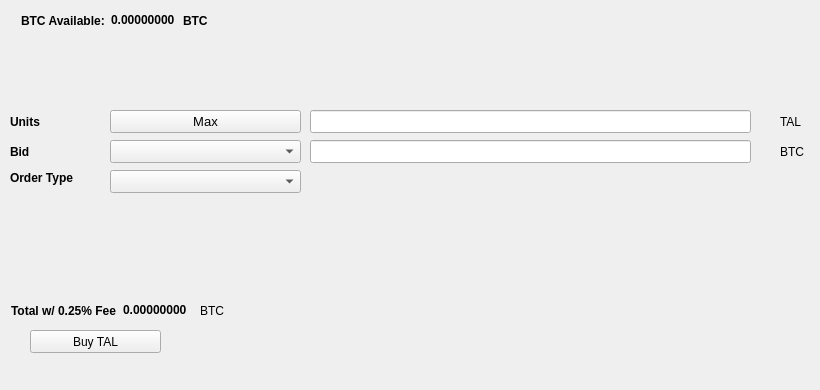
   <widget class="QWidget" name="BuyTab">
    <attribute name="title">
     <string>Buy</string>
    </attribute>
    <widget class="QPushButton" name="BuyTAL">
     <property name="geometry">
      <rect>
       <x>30</x>
       <y>330</y>
       <width>131</width>
       <height>23</height>
      </rect>
     </property>
     <property name="text">
      <string>Buy TAL</string>
     </property>
     <property name="icon">
      <iconset resource="../tal.qrc">
       <normaloff>:/icons/bitcoin</normaloff>:/icons/bitcoin</iconset>
     </property>
    </widget>
    <widget class="QLabel" name="label_3">
     <property name="geometry">
      <rect>
       <x>10</x>
       <y>110</y>
       <width>46</width>
       <height>23</height>
      </rect>
     </property>
     <property name="font">
      <font>
       <weight>75</weight>
       <bold>true</bold>
      </font>
     </property>
     <property name="text">
      <string>Units</string>
     </property>
    </widget>
    <widget class="QLineEdit" name="UnitsInput">
     <property name="geometry">
      <rect>
       <x>310</x>
       <y>110</y>
       <width>441</width>
       <height>23</height>
      </rect>
     </property>
     <property name="font">
      <font>
       <pointsize>9</pointsize>
       <weight>75</weight>
       <bold>true</bold>
      </font>
     </property>
    </widget>
    <widget class="QLineEdit" name="BuyBidPriceEdit">
     <property name="geometry">
      <rect>
       <x>310</x>
       <y>140</y>
       <width>441</width>
       <height>23</height>
      </rect>
     </property>
     <property name="font">
      <font>
       <pointsize>9</pointsize>
       <weight>75</weight>
       <bold>true</bold>
      </font>
     </property>
    </widget>
    <widget class="QLabel" name="label_4">
     <property name="geometry">
      <rect>
       <x>780</x>
       <y>110</y>
       <width>31</width>
       <height>23</height>
      </rect>
     </property>
     <property name="text">
      <string>TAL</string>
     </property>
    </widget>
    <widget class="QLabel" name="label_5">
     <property name="geometry">
      <rect>
       <x>780</x>
       <y>140</y>
       <width>31</width>
       <height>23</height>
      </rect>
     </property>
     <property name="text">
      <string>BTC</string>
     </property>
    </widget>
    <widget class="QLabel" name="label_6">
     <property name="geometry">
      <rect>
       <x>10</x>
       <y>140</y>
       <width>46</width>
       <height>23</height>
      </rect>
     </property>
     <property name="font">
      <font>
       <weight>75</weight>
       <bold>true</bold>
      </font>
     </property>
     <property name="text">
      <string>Bid</string>
     </property>
    </widget>
    <widget class="QLabel" name="label_7">
     <property name="geometry">
      <rect>
       <x>10</x>
       <y>170</y>
       <width>91</width>
       <height>16</height>
      </rect>
     </property>
     <property name="font">
      <font>
       <weight>75</weight>
       <bold>true</bold>
      </font>
     </property>
     <property name="text">
      <string>Order Type</string>
     </property>
    </widget>
    <widget class="QPushButton" name="Buy_Max_Amount">
     <property name="geometry">
      <rect>
       <x>110</x>
       <y>110</y>
       <width>191</width>
       <height>23</height>
      </rect>
     </property>
     <property name="font">
      <font>
       <pointsize>10</pointsize>
      </font>
     </property>
     <property name="text">
      <string>Max</string>
     </property>
    </widget>
    <widget class="QComboBox" name="BuyBidcomboBox">
     <property name="geometry">
      <rect>
       <x>110</x>
       <y>140</y>
       <width>191</width>
       <height>23</height>
      </rect>
     </property>
     <property name="font">
      <font>
       <pointsize>10</pointsize>
      </font>
     </property>
    </widget>
    <widget class="QComboBox" name="buyOrdertypeCombo">
     <property name="geometry">
      <rect>
       <x>110</x>
       <y>170</y>
       <width>191</width>
       <height>23</height>
      </rect>
     </property>
     <property name="font">
      <font>
       <pointsize>10</pointsize>
      </font>
     </property>
    </widget>
    <widget class="QWidget" name="layoutWidget1">
     <property name="geometry">
      <rect>
       <x>21</x>
       <y>11</y>
       <width>227</width>
       <height>19</height>
      </rect>
     </property>
     <layout class="QHBoxLayout" name="horizontalLayout_3">
      <item>
       <widget class="QLabel" name="label232">
        <property name="font">
         <font>
          <weight>75</weight>
          <bold>true</bold>
         </font>
        </property>
        <property name="text">
         <string>BTC Available:</string>
        </property>
       </widget>
      </item>
      <item>
       <widget class="QLabel" name="BtcAvailableLbl">
        <property name="palette">
         <palette>
          <active>
           <colorrole role="WindowText">
            <brush brushstyle="SolidPattern">
             <color alpha="255">
              <red>0</red>
              <green>0</green>
              <blue>0</blue>
             </color>
            </brush>
           </colorrole>
           <colorrole role="Button">
            <brush brushstyle="SolidPattern">
             <color alpha="255">
              <red>0</red>
              <green>170</green>
              <blue>0</blue>
             </color>
            </brush>
           </colorrole>
           <colorrole role="Light">
            <brush brushstyle="SolidPattern">
             <color alpha="255">
              <red>0</red>
              <green>255</green>
              <blue>0</blue>
             </color>
            </brush>
           </colorrole>
           <colorrole role="Midlight">
            <brush brushstyle="SolidPattern">
             <color alpha="255">
              <red>0</red>
              <green>212</green>
              <blue>0</blue>
             </color>
            </brush>
           </colorrole>
           <colorrole role="Dark">
            <brush brushstyle="SolidPattern">
             <color alpha="255">
              <red>0</red>
              <green>85</green>
              <blue>0</blue>
             </color>
            </brush>
           </colorrole>
           <colorrole role="Mid">
            <brush brushstyle="SolidPattern">
             <color alpha="255">
              <red>0</red>
              <green>113</green>
              <blue>0</blue>
             </color>
            </brush>
           </colorrole>
           <colorrole role="Text">
            <brush brushstyle="SolidPattern">
             <color alpha="255">
              <red>0</red>
              <green>170</green>
              <blue>0</blue>
             </color>
            </brush>
           </colorrole>
           <colorrole role="BrightText">
            <brush brushstyle="SolidPattern">
             <color alpha="255">
              <red>255</red>
              <green>255</green>
              <blue>255</blue>
             </color>
            </brush>
           </colorrole>
           <colorrole role="ButtonText">
            <brush brushstyle="SolidPattern">
             <color alpha="255">
              <red>0</red>
              <green>0</green>
              <blue>0</blue>
             </color>
            </brush>
           </colorrole>
           <colorrole role="Base">
            <brush brushstyle="SolidPattern">
             <color alpha="255">
              <red>255</red>
              <green>255</green>
              <blue>255</blue>
             </color>
            </brush>
           </colorrole>
           <colorrole role="Window">
            <brush brushstyle="SolidPattern">
             <color alpha="255">
              <red>0</red>
              <green>170</green>
              <blue>0</blue>
             </color>
            </brush>
           </colorrole>
           <colorrole role="Shadow">
            <brush brushstyle="SolidPattern">
             <color alpha="255">
              <red>0</red>
              <green>0</green>
              <blue>0</blue>
             </color>
            </brush>
           </colorrole>
           <colorrole role="AlternateBase">
            <brush brushstyle="SolidPattern">
             <color alpha="255">
              <red>127</red>
              <green>212</green>
              <blue>127</blue>
             </color>
            </brush>
           </colorrole>
           <colorrole role="ToolTipBase">
            <brush brushstyle="SolidPattern">
             <color alpha="255">
              <red>255</red>
              <green>255</green>
              <blue>220</blue>
             </color>
            </brush>
           </colorrole>
           <colorrole role="ToolTipText">
            <brush brushstyle="SolidPattern">
             <color alpha="255">
              <red>0</red>
              <green>0</green>
              <blue>0</blue>
             </color>
            </brush>
           </colorrole>
          </active>
          <inactive>
           <colorrole role="WindowText">
            <brush brushstyle="SolidPattern">
             <color alpha="255">
              <red>0</red>
              <green>0</green>
              <blue>0</blue>
             </color>
            </brush>
           </colorrole>
           <colorrole role="Button">
            <brush brushstyle="SolidPattern">
             <color alpha="255">
              <red>0</red>
              <green>170</green>
              <blue>0</blue>
             </color>
            </brush>
           </colorrole>
           <colorrole role="Light">
            <brush brushstyle="SolidPattern">
             <color alpha="255">
              <red>0</red>
              <green>255</green>
              <blue>0</blue>
             </color>
            </brush>
           </colorrole>
           <colorrole role="Midlight">
            <brush brushstyle="SolidPattern">
             <color alpha="255">
              <red>0</red>
              <green>212</green>
              <blue>0</blue>
             </color>
            </brush>
           </colorrole>
           <colorrole role="Dark">
            <brush brushstyle="SolidPattern">
             <color alpha="255">
              <red>0</red>
              <green>85</green>
              <blue>0</blue>
             </color>
            </brush>
           </colorrole>
           <colorrole role="Mid">
            <brush brushstyle="SolidPattern">
             <color alpha="255">
              <red>0</red>
              <green>113</green>
              <blue>0</blue>
             </color>
            </brush>
           </colorrole>
           <colorrole role="Text">
            <brush brushstyle="SolidPattern">
             <color alpha="255">
              <red>0</red>
              <green>170</green>
              <blue>0</blue>
             </color>
            </brush>
           </colorrole>
           <colorrole role="BrightText">
            <brush brushstyle="SolidPattern">
             <color alpha="255">
              <red>255</red>
              <green>255</green>
              <blue>255</blue>
             </color>
            </brush>
           </colorrole>
           <colorrole role="ButtonText">
            <brush brushstyle="SolidPattern">
             <color alpha="255">
              <red>0</red>
              <green>0</green>
              <blue>0</blue>
             </color>
            </brush>
           </colorrole>
           <colorrole role="Base">
            <brush brushstyle="SolidPattern">
             <color alpha="255">
              <red>255</red>
              <green>255</green>
              <blue>255</blue>
             </color>
            </brush>
           </colorrole>
           <colorrole role="Window">
            <brush brushstyle="SolidPattern">
             <color alpha="255">
              <red>0</red>
              <green>170</green>
              <blue>0</blue>
             </color>
            </brush>
           </colorrole>
           <colorrole role="Shadow">
            <brush brushstyle="SolidPattern">
             <color alpha="255">
              <red>0</red>
              <green>0</green>
              <blue>0</blue>
             </color>
            </brush>
           </colorrole>
           <colorrole role="AlternateBase">
            <brush brushstyle="SolidPattern">
             <color alpha="255">
              <red>127</red>
              <green>212</green>
              <blue>127</blue>
             </color>
            </brush>
           </colorrole>
           <colorrole role="ToolTipBase">
            <brush brushstyle="SolidPattern">
             <color alpha="255">
              <red>255</red>
              <green>255</green>
              <blue>220</blue>
             </color>
            </brush>
           </colorrole>
           <colorrole role="ToolTipText">
            <brush brushstyle="SolidPattern">
             <color alpha="255">
              <red>0</red>
              <green>0</green>
              <blue>0</blue>
             </color>
            </brush>
           </colorrole>
          </inactive>
          <disabled>
           <colorrole role="WindowText">
            <brush brushstyle="SolidPattern">
             <color alpha="255">
              <red>0</red>
              <green>85</green>
              <blue>0</blue>
             </color>
            </brush>
           </colorrole>
           <colorrole role="Button">
            <brush brushstyle="SolidPattern">
             <color alpha="255">
              <red>0</red>
              <green>170</green>
              <blue>0</blue>
             </color>
            </brush>
           </colorrole>
           <colorrole role="Light">
            <brush brushstyle="SolidPattern">
             <color alpha="255">
              <red>0</red>
              <green>255</green>
              <blue>0</blue>
             </color>
            </brush>
           </colorrole>
           <colorrole role="Midlight">
            <brush brushstyle="SolidPattern">
             <color alpha="255">
              <red>0</red>
              <green>212</green>
              <blue>0</blue>
             </color>
            </brush>
           </colorrole>
           <colorrole role="Dark">
            <brush brushstyle="SolidPattern">
             <color alpha="255">
              <red>0</red>
              <green>85</green>
              <blue>0</blue>
             </color>
            </brush>
           </colorrole>
           <colorrole role="Mid">
            <brush brushstyle="SolidPattern">
             <color alpha="255">
              <red>0</red>
              <green>113</green>
              <blue>0</blue>
             </color>
            </brush>
           </colorrole>
           <colorrole role="Text">
            <brush brushstyle="SolidPattern">
             <color alpha="255">
              <red>0</red>
              <green>85</green>
              <blue>0</blue>
             </color>
            </brush>
           </colorrole>
           <colorrole role="BrightText">
            <brush brushstyle="SolidPattern">
             <color alpha="255">
              <red>255</red>
              <green>255</green>
              <blue>255</blue>
             </color>
            </brush>
           </colorrole>
           <colorrole role="ButtonText">
            <brush brushstyle="SolidPattern">
             <color alpha="255">
              <red>0</red>
              <green>85</green>
              <blue>0</blue>
             </color>
            </brush>
           </colorrole>
           <colorrole role="Base">
            <brush brushstyle="SolidPattern">
             <color alpha="255">
              <red>0</red>
              <green>170</green>
              <blue>0</blue>
             </color>
            </brush>
           </colorrole>
           <colorrole role="Window">
            <brush brushstyle="SolidPattern">
             <color alpha="255">
              <red>0</red>
              <green>170</green>
              <blue>0</blue>
             </color>
            </brush>
           </colorrole>
           <colorrole role="Shadow">
            <brush brushstyle="SolidPattern">
             <color alpha="255">
              <red>0</red>
              <green>0</green>
              <blue>0</blue>
             </color>
            </brush>
           </colorrole>
           <colorrole role="AlternateBase">
            <brush brushstyle="SolidPattern">
             <color alpha="255">
              <red>0</red>
              <green>170</green>
              <blue>0</blue>
             </color>
            </brush>
           </colorrole>
           <colorrole role="ToolTipBase">
            <brush brushstyle="SolidPattern">
             <color alpha="255">
              <red>255</red>
              <green>255</green>
              <blue>220</blue>
             </color>
            </brush>
           </colorrole>
           <colorrole role="ToolTipText">
            <brush brushstyle="SolidPattern">
             <color alpha="255">
              <red>0</red>
              <green>0</green>
              <blue>0</blue>
             </color>
            </brush>
           </colorrole>
          </disabled>
         </palette>
        </property>
        <property name="font">
         <font>
          <weight>75</weight>
          <bold>true</bold>
         </font>
        </property>
        <property name="text">
         <string>0.00000000</string>
        </property>
        <property name="textInteractionFlags">
         <set>Qt::LinksAccessibleByMouse|Qt::TextSelectableByKeyboard|Qt::TextSelectableByMouse</set>
        </property>
       </widget>
      </item>
      <item>
       <widget class="QLabel" name="BtcAvailableLbl_2">
        <property name="font">
         <font>
          <weight>75</weight>
          <bold>true</bold>
         </font>
        </property>
        <property name="text">
         <string>BTC</string>
        </property>
       </widget>
      </item>
     </layout>
    </widget>
    <widget class="QWidget" name="layoutWidge2">
     <property name="geometry">
      <rect>
       <x>11</x>
       <y>301</y>
       <width>259</width>
       <height>19</height>
      </rect>
     </property>
     <layout class="QHBoxLayout" name="horizontalLayout_4">
      <item>
       <widget class="QLabel" name="label_9">
        <property name="font">
         <font>
          <weight>75</weight>
          <bold>true</bold>
         </font>
        </property>
        <property name="text">
         <string>Total w/ 0.25% Fee</string>
        </property>
       </widget>
      </item>
      <item>
       <widget class="QLabel" name="BuyCostLabel">
        <property name="palette">
         <palette>
          <active>
           <colorrole role="WindowText">
            <brush brushstyle="SolidPattern">
             <color alpha="255">
              <red>0</red>
              <green>0</green>
              <blue>0</blue>
             </color>
            </brush>
           </colorrole>
           <colorrole role="Button">
            <brush brushstyle="SolidPattern">
             <color alpha="255">
              <red>0</red>
              <green>170</green>
              <blue>0</blue>
             </color>
            </brush>
           </colorrole>
           <colorrole role="Light">
            <brush brushstyle="SolidPattern">
             <color alpha="255">
              <red>0</red>
              <green>255</green>
              <blue>0</blue>
             </color>
            </brush>
           </colorrole>
           <colorrole role="Midlight">
            <brush brushstyle="SolidPattern">
             <color alpha="255">
              <red>0</red>
              <green>212</green>
              <blue>0</blue>
             </color>
            </brush>
           </colorrole>
           <colorrole role="Dark">
            <brush brushstyle="SolidPattern">
             <color alpha="255">
              <red>0</red>
              <green>85</green>
              <blue>0</blue>
             </color>
            </brush>
           </colorrole>
           <colorrole role="Mid">
            <brush brushstyle="SolidPattern">
             <color alpha="255">
              <red>0</red>
              <green>113</green>
              <blue>0</blue>
             </color>
            </brush>
           </colorrole>
           <colorrole role="Text">
            <brush brushstyle="SolidPattern">
             <color alpha="255">
              <red>0</red>
              <green>170</green>
              <blue>0</blue>
             </color>
            </brush>
           </colorrole>
           <colorrole role="BrightText">
            <brush brushstyle="SolidPattern">
             <color alpha="255">
              <red>255</red>
              <green>255</green>
              <blue>255</blue>
             </color>
            </brush>
           </colorrole>
           <colorrole role="ButtonText">
            <brush brushstyle="SolidPattern">
             <color alpha="255">
              <red>0</red>
              <green>0</green>
              <blue>0</blue>
             </color>
            </brush>
           </colorrole>
           <colorrole role="Base">
            <brush brushstyle="SolidPattern">
             <color alpha="255">
              <red>255</red>
              <green>255</green>
              <blue>255</blue>
             </color>
            </brush>
           </colorrole>
           <colorrole role="Window">
            <brush brushstyle="SolidPattern">
             <color alpha="255">
              <red>0</red>
              <green>170</green>
              <blue>0</blue>
             </color>
            </brush>
           </colorrole>
           <colorrole role="Shadow">
            <brush brushstyle="SolidPattern">
             <color alpha="255">
              <red>0</red>
              <green>0</green>
              <blue>0</blue>
             </color>
            </brush>
           </colorrole>
           <colorrole role="AlternateBase">
            <brush brushstyle="SolidPattern">
             <color alpha="255">
              <red>127</red>
              <green>212</green>
              <blue>127</blue>
             </color>
            </brush>
           </colorrole>
           <colorrole role="ToolTipBase">
            <brush brushstyle="SolidPattern">
             <color alpha="255">
              <red>255</red>
              <green>255</green>
              <blue>220</blue>
             </color>
            </brush>
           </colorrole>
           <colorrole role="ToolTipText">
            <brush brushstyle="SolidPattern">
             <color alpha="255">
              <red>0</red>
              <green>0</green>
              <blue>0</blue>
             </color>
            </brush>
           </colorrole>
          </active>
          <inactive>
           <colorrole role="WindowText">
            <brush brushstyle="SolidPattern">
             <color alpha="255">
              <red>0</red>
              <green>0</green>
              <blue>0</blue>
             </color>
            </brush>
           </colorrole>
           <colorrole role="Button">
            <brush brushstyle="SolidPattern">
             <color alpha="255">
              <red>0</red>
              <green>170</green>
              <blue>0</blue>
             </color>
            </brush>
           </colorrole>
           <colorrole role="Light">
            <brush brushstyle="SolidPattern">
             <color alpha="255">
              <red>0</red>
              <green>255</green>
              <blue>0</blue>
             </color>
            </brush>
           </colorrole>
           <colorrole role="Midlight">
            <brush brushstyle="SolidPattern">
             <color alpha="255">
              <red>0</red>
              <green>212</green>
              <blue>0</blue>
             </color>
            </brush>
           </colorrole>
           <colorrole role="Dark">
            <brush brushstyle="SolidPattern">
             <color alpha="255">
              <red>0</red>
              <green>85</green>
              <blue>0</blue>
             </color>
            </brush>
           </colorrole>
           <colorrole role="Mid">
            <brush brushstyle="SolidPattern">
             <color alpha="255">
              <red>0</red>
              <green>113</green>
              <blue>0</blue>
             </color>
            </brush>
           </colorrole>
           <colorrole role="Text">
            <brush brushstyle="SolidPattern">
             <color alpha="255">
              <red>0</red>
              <green>170</green>
              <blue>0</blue>
             </color>
            </brush>
           </colorrole>
           <colorrole role="BrightText">
            <brush brushstyle="SolidPattern">
             <color alpha="255">
              <red>255</red>
              <green>255</green>
              <blue>255</blue>
             </color>
            </brush>
           </colorrole>
           <colorrole role="ButtonText">
            <brush brushstyle="SolidPattern">
             <color alpha="255">
              <red>0</red>
              <green>0</green>
              <blue>0</blue>
             </color>
            </brush>
           </colorrole>
           <colorrole role="Base">
            <brush brushstyle="SolidPattern">
             <color alpha="255">
              <red>255</red>
              <green>255</green>
              <blue>255</blue>
             </color>
            </brush>
           </colorrole>
           <colorrole role="Window">
            <brush brushstyle="SolidPattern">
             <color alpha="255">
              <red>0</red>
              <green>170</green>
              <blue>0</blue>
             </color>
            </brush>
           </colorrole>
           <colorrole role="Shadow">
            <brush brushstyle="SolidPattern">
             <color alpha="255">
              <red>0</red>
              <green>0</green>
              <blue>0</blue>
             </color>
            </brush>
           </colorrole>
           <colorrole role="AlternateBase">
            <brush brushstyle="SolidPattern">
             <color alpha="255">
              <red>127</red>
              <green>212</green>
              <blue>127</blue>
             </color>
            </brush>
           </colorrole>
           <colorrole role="ToolTipBase">
            <brush brushstyle="SolidPattern">
             <color alpha="255">
              <red>255</red>
              <green>255</green>
              <blue>220</blue>
             </color>
            </brush>
           </colorrole>
           <colorrole role="ToolTipText">
            <brush brushstyle="SolidPattern">
             <color alpha="255">
              <red>0</red>
              <green>0</green>
              <blue>0</blue>
             </color>
            </brush>
           </colorrole>
          </inactive>
          <disabled>
           <colorrole role="WindowText">
            <brush brushstyle="SolidPattern">
             <color alpha="255">
              <red>0</red>
              <green>85</green>
              <blue>0</blue>
             </color>
            </brush>
           </colorrole>
           <colorrole role="Button">
            <brush brushstyle="SolidPattern">
             <color alpha="255">
              <red>0</red>
              <green>170</green>
              <blue>0</blue>
             </color>
            </brush>
           </colorrole>
           <colorrole role="Light">
            <brush brushstyle="SolidPattern">
             <color alpha="255">
              <red>0</red>
              <green>255</green>
              <blue>0</blue>
             </color>
            </brush>
           </colorrole>
           <colorrole role="Midlight">
            <brush brushstyle="SolidPattern">
             <color alpha="255">
              <red>0</red>
              <green>212</green>
              <blue>0</blue>
             </color>
            </brush>
           </colorrole>
           <colorrole role="Dark">
            <brush brushstyle="SolidPattern">
             <color alpha="255">
              <red>0</red>
              <green>85</green>
              <blue>0</blue>
             </color>
            </brush>
           </colorrole>
           <colorrole role="Mid">
            <brush brushstyle="SolidPattern">
             <color alpha="255">
              <red>0</red>
              <green>113</green>
              <blue>0</blue>
             </color>
            </brush>
           </colorrole>
           <colorrole role="Text">
            <brush brushstyle="SolidPattern">
             <color alpha="255">
              <red>0</red>
              <green>85</green>
              <blue>0</blue>
             </color>
            </brush>
           </colorrole>
           <colorrole role="BrightText">
            <brush brushstyle="SolidPattern">
             <color alpha="255">
              <red>255</red>
              <green>255</green>
              <blue>255</blue>
             </color>
            </brush>
           </colorrole>
           <colorrole role="ButtonText">
            <brush brushstyle="SolidPattern">
             <color alpha="255">
              <red>0</red>
              <green>85</green>
              <blue>0</blue>
             </color>
            </brush>
           </colorrole>
           <colorrole role="Base">
            <brush brushstyle="SolidPattern">
             <color alpha="255">
              <red>0</red>
              <green>170</green>
              <blue>0</blue>
             </color>
            </brush>
           </colorrole>
           <colorrole role="Window">
            <brush brushstyle="SolidPattern">
             <color alpha="255">
              <red>0</red>
              <green>170</green>
              <blue>0</blue>
             </color>
            </brush>
           </colorrole>
           <colorrole role="Shadow">
            <brush brushstyle="SolidPattern">
             <color alpha="255">
              <red>0</red>
              <green>0</green>
              <blue>0</blue>
             </color>
            </brush>
           </colorrole>
           <colorrole role="AlternateBase">
            <brush brushstyle="SolidPattern">
             <color alpha="255">
              <red>0</red>
              <green>170</green>
              <blue>0</blue>
             </color>
            </brush>
           </colorrole>
           <colorrole role="ToolTipBase">
            <brush brushstyle="SolidPattern">
             <color alpha="255">
              <red>255</red>
              <green>255</green>
              <blue>220</blue>
             </color>
            </brush>
           </colorrole>
           <colorrole role="ToolTipText">
            <brush brushstyle="SolidPattern">
             <color alpha="255">
              <red>0</red>
              <green>0</green>
              <blue>0</blue>
             </color>
            </brush>
           </colorrole>
          </disabled>
         </palette>
        </property>
        <property name="font">
         <font>
          <weight>75</weight>
          <bold>true</bold>
         </font>
        </property>
        <property name="autoFillBackground">
         <bool>false</bool>
        </property>
        <property name="text">
         <string>0.00000000</string>
        </property>
        <property name="textInteractionFlags">
         <set>Qt::LinksAccessibleByMouse|Qt::TextSelectableByMouse</set>
        </property>
       </widget>
      </item>
      <item>
       <widget class="QLabel" name="label_10">
        <property name="font">
         <font>
          <weight>50</weight>
          <bold>false</bold>
         </font>
        </property>
        <property name="text">
         <string>BTC</string>
        </property>
       </widget>
      </item>
     </layout>
    </widget>
    <widget class="QLabel" name="label_24">
     <property name="geometry">
      <rect>
       <x>460</x>
       <y>300</y>
       <width>281</width>
       <height>81</height>
      </rect>
     </property>
     <property name="text">
      <string/>
     </property>
     <property name="pixmap">
      <pixmap>:/images/bittrex</pixmap>
     </property>
    </widget>
   </widget>
